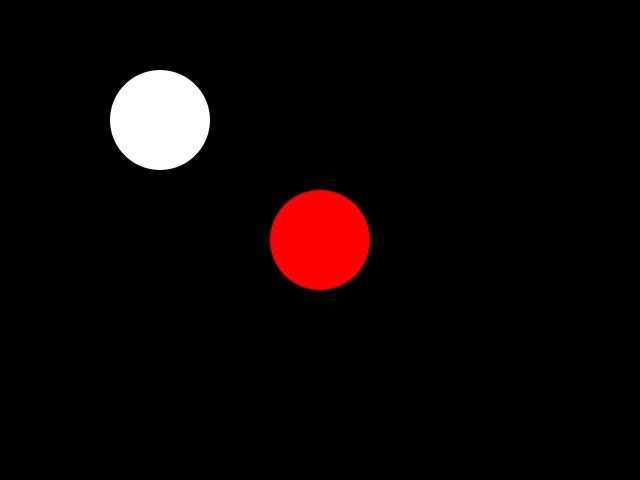
Frame 1 (no input)
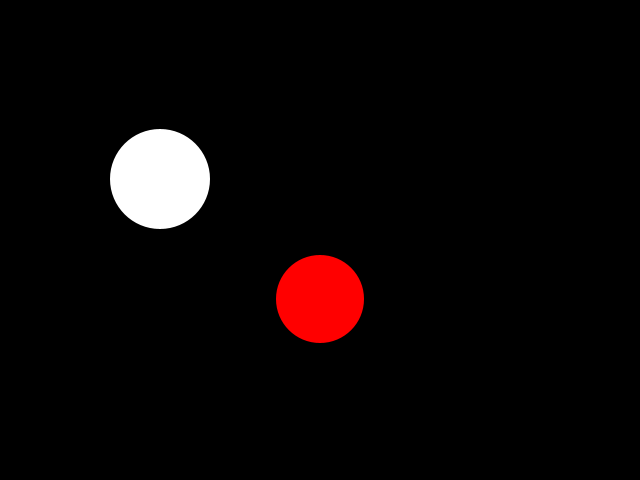
Frame 60 (the mouse pressed at the canvas centre just before this capture)
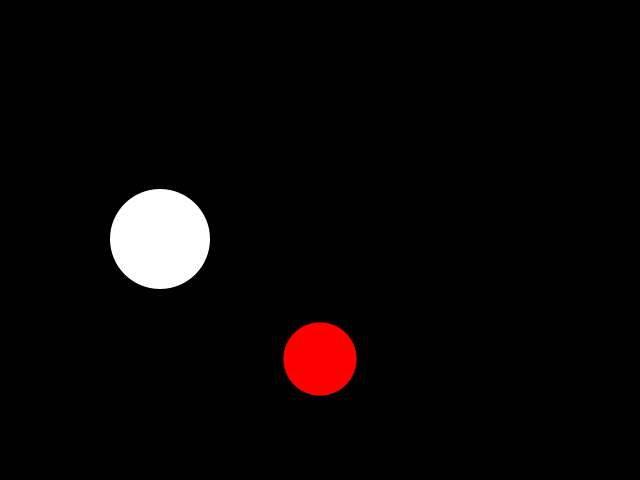
Frame 120 (the mouse held since frame 60 and released just before this capture)

The Processing sketch that drew these frames (run headless with seeded random() and noise(); from frame 60 on, the mouse is pressed at the canvas centre):

// Processing sketch: lesson_7
// ── lesson_7.pde
int dm = 100;
Circle a, b;
color bg = color(0);

void setup() {
  size(640, 480);
  frameRate(10);
  a = new Circle(width/2, height/2, dm, color(255, 0, 0));
  b = new Circle(width/4, height/4, dm, 255);
}

void draw() {
  background(bg);
  //ellipseMode(CENTER);
  a.display();
  a.changeDiameter();
  a.fall();
  b.display();
  b.fall();
  
}


class Circle {
  
  float x, y, d;
  color clr;
  
  Circle( float xpos, float ypos, float diam, color fill ) {
    
    x = xpos;
    y = ypos;
    d = diam;
    clr = fill;
    
  }
  
  void display() {
    fill(clr);
    noStroke();
    ellipse(x, y, d, d);
  }
  
  void changeDiameter() {
    d = random(10, 100);
  }
  
  void fall() {
    y += 1;
  }
}
